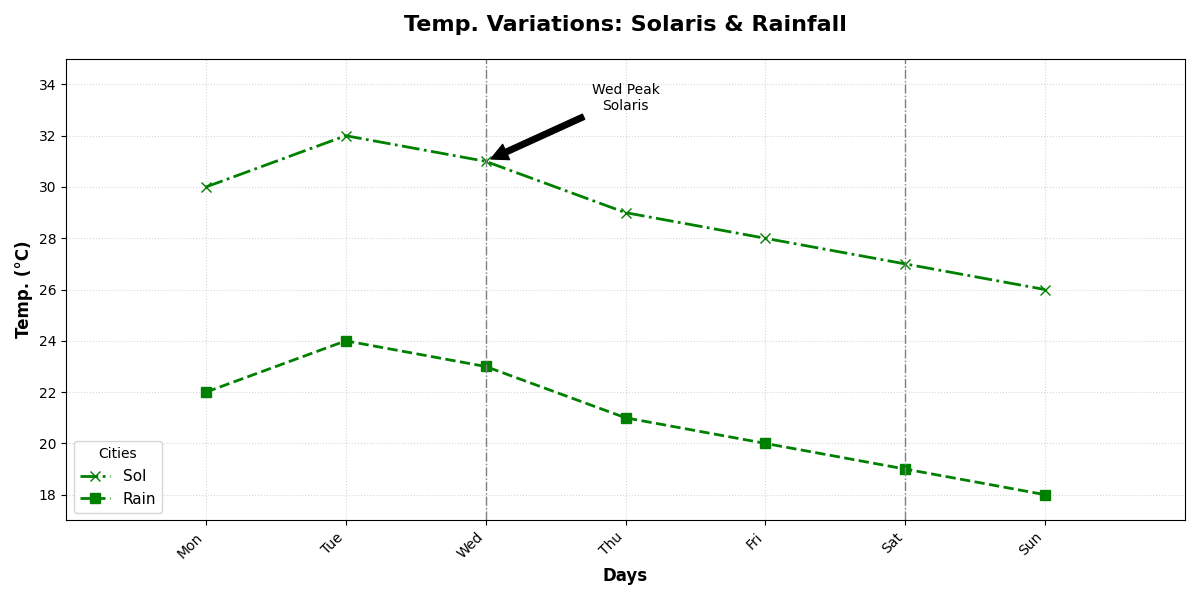

The script that drew this image:
import matplotlib.pyplot as plt
import numpy as np

days = ['Mon', 'Tue', 'Wed', 'Thu', 'Fri', 'Sat', 'Sun']

solar_temps = [30, 32, 31, 29, 28, 27, 26]
rain_temps = [22, 24, 23, 21, 20, 19, 18]

day_indices = np.arange(len(days))

fig, ax = plt.subplots(figsize=(12, 6))

# Apply a single color across all data groups
consistency_color = 'green'

ax.plot(day_indices, solar_temps, marker='x', markersize=7, color=consistency_color, label='Sol', linestyle='-.', linewidth=2)
ax.plot(day_indices, rain_temps, marker='s', markersize=7, color=consistency_color, label='Rain', linestyle='--', linewidth=2)

ax.set_title('Temp. Variations: Solaris & Rainfall', fontsize=16, weight='bold', pad=20)
ax.set_xlabel('Days', fontsize=12, weight='bold')
ax.set_ylabel('Temp. (°C)', fontsize=12, weight='bold')

ax.set_xticks(day_indices)
ax.set_xticklabels(days, rotation=45, ha='right')

ax.grid(visible=True, linestyle=':', alpha=0.5)

ax.legend(loc='lower left', fontsize=11, title='Cities')

highlight_days = [2, 5]
for day in highlight_days:
    ax.axvline(x=day, color='grey', linestyle='-.', linewidth=1)

ax.annotate('Wed Peak\nSolaris', xy=(2, 31), xytext=(3, 33),
            arrowprops=dict(facecolor='black', shrink=0.05), fontsize=10, ha='center')

plt.xlim(-1, 7)
plt.ylim(17, 35)

plt.tight_layout()
plt.show()
